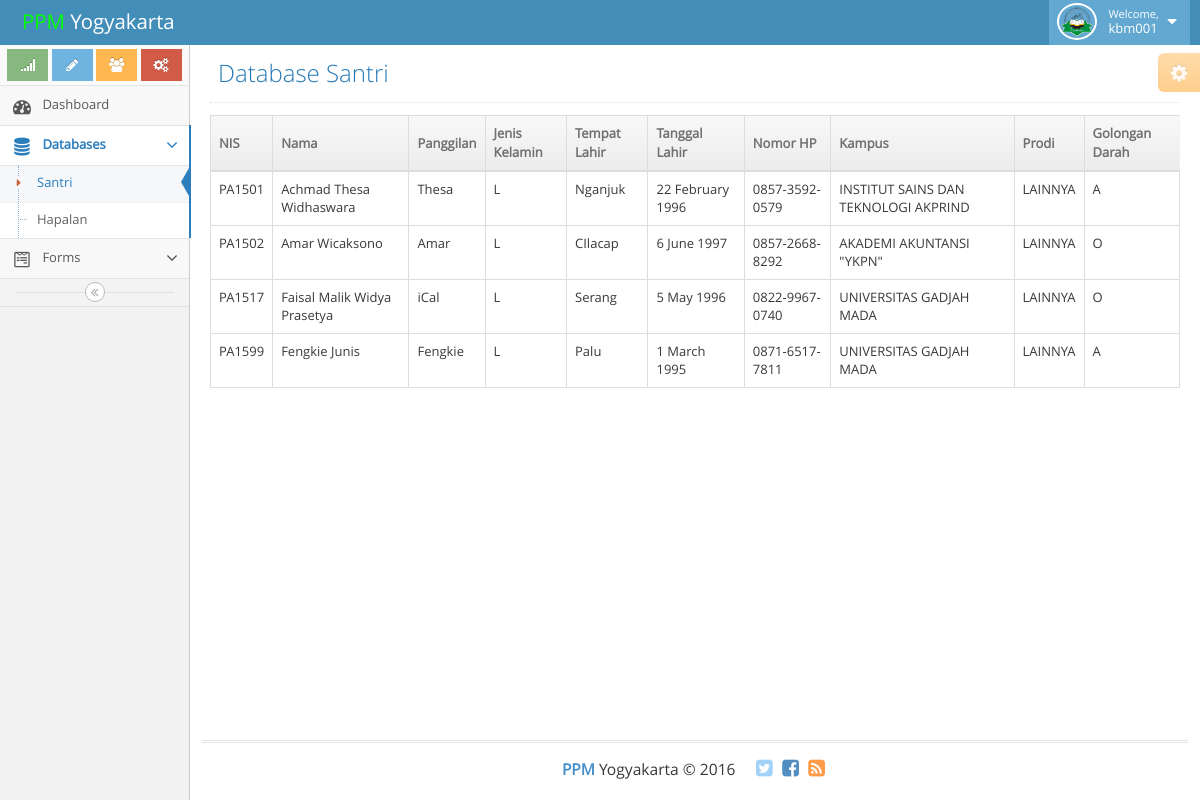
Before: /santri.php (signed in) with the older database file.
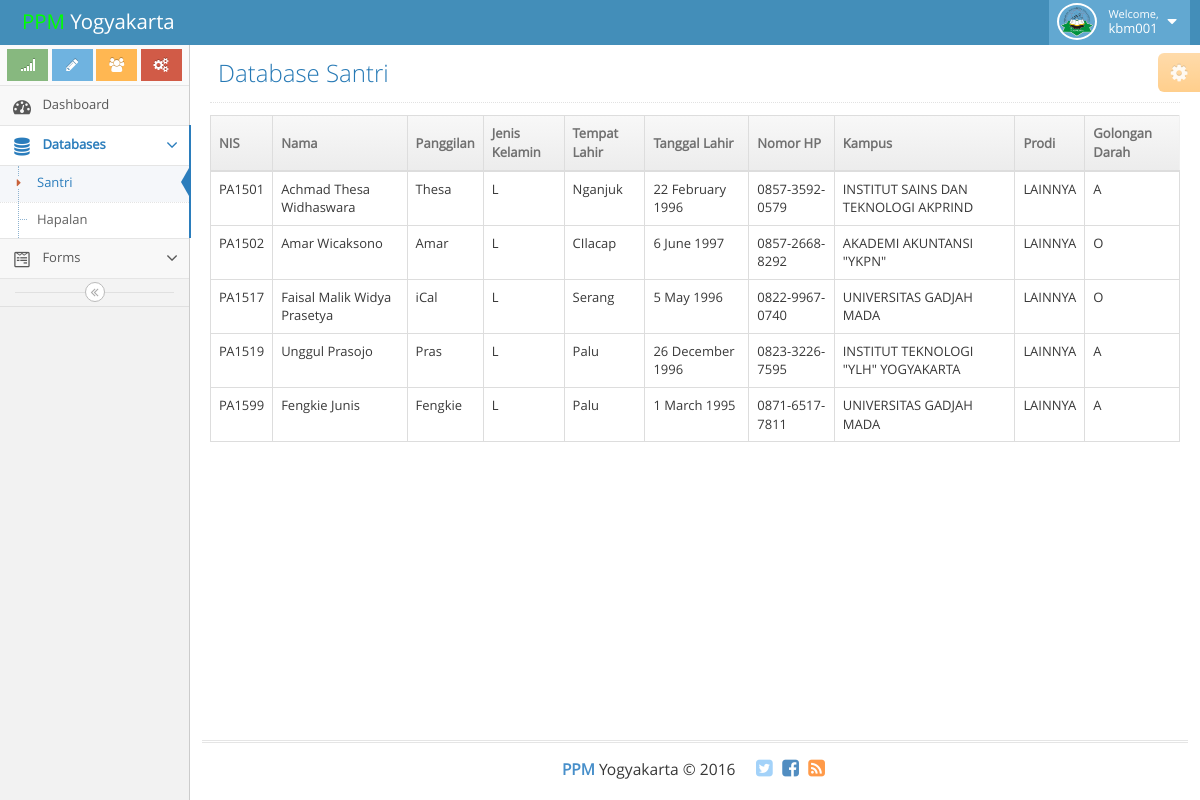
After: the same page with the newer database file.
### tables this page shows
CREATE TABLE `data_santri` (
  `nis` char(6) NOT NULL,
  `nama` varchar(255) NOT NULL,
  `panggilan` varchar(255) NOT NULL,
  `jenis_kelamin` enum('L','P') NOT NULL,
  `tempat_lahir` varchar(255) NOT NULL,
  `tanggal_lahir` date NOT NULL,
  `no_hp` varchar(20) NOT NULL,
  `alamat` varchar(255) NOT NULL,
  `kode_kuliah` char(6) NOT NULL,
  `gol_darah` enum('O','A','B','AB') NOT NULL
);

CREATE TABLE `kampus` (
  `kode_kampus` char(3) NOT NULL,
  `kampus` varchar(255) NOT NULL
);

CREATE TABLE `kuliah` (
  `kode_kuliah` char(6) NOT NULL,
  `kode_kampus` char(3) NOT NULL,
  `prodi` varchar(255) NOT NULL,
  `jenjang` enum('S1','S2','S3','D1','D2','D3','D4','PROFESI','SP1','SP2','LAINNYA') NOT NULL
);

### template/santri.php (the view)
<?php
	$santri = $con->query("SELECT * FROM data_santri NATURAL JOIN kuliah NATURAL JOIN kampus");
	echo '
	<table id="simple-table" class="table table-bordered table-hover">
		<thead>
			<tr>
				<th>NIS</th>
				<th>Nama</th>
				<th>Panggilan</th>
				<th>Jenis Kelamin</th>
				<th>Tempat Lahir</th>
				<th>Tanggal Lahir</th>
				<th>Nomor HP</th>
				<th>Kampus</th>
				<th>Prodi</th>
				<th>Golongan Darah</th>
			</tr>
		</thead>
		<tbody>
	';
	while ($row = $santri->fetch_assoc()) {
		$tanggal_lahir = strtotime($row['tanggal_lahir']);
		echo '
		<tr>
			<td>'.$row['nis'].'</td>
			<td>'.$row['nama'].'</td>
			<td>'.$row['panggilan'].'</td>
			<td>'.$row['jenis_kelamin'].'</td>
			<td>'.$row['tempat_lahir'].'</td>
			<td>'.date('j F Y', $tanggal_lahir).'</td>
			<td>'.$row['no_hp'].'</td>
			<td>'.$row['kampus'].'</td>
			<td>'.$row['prodi'].'</td>
			<td>'.$row['gol_darah'].'</td>
		</tr>
		';
	}
	echo '</tbody></table>';

Changed rows visible on the page:
added data_santri: nis "PA1519", nama "Unggul Prasojo", panggilan "Pras", jenis_kelamin "L", tempat_lahir "Palu", tanggal_lahir "26 December 1996", no_hp "0823-3226-7595", kampus.kampus "INSTITUT TEKNOLOGI \"YLH\" YOGYAKARTA", kode_kuliah.prodi "LAINNYA", gol_darah "A"
